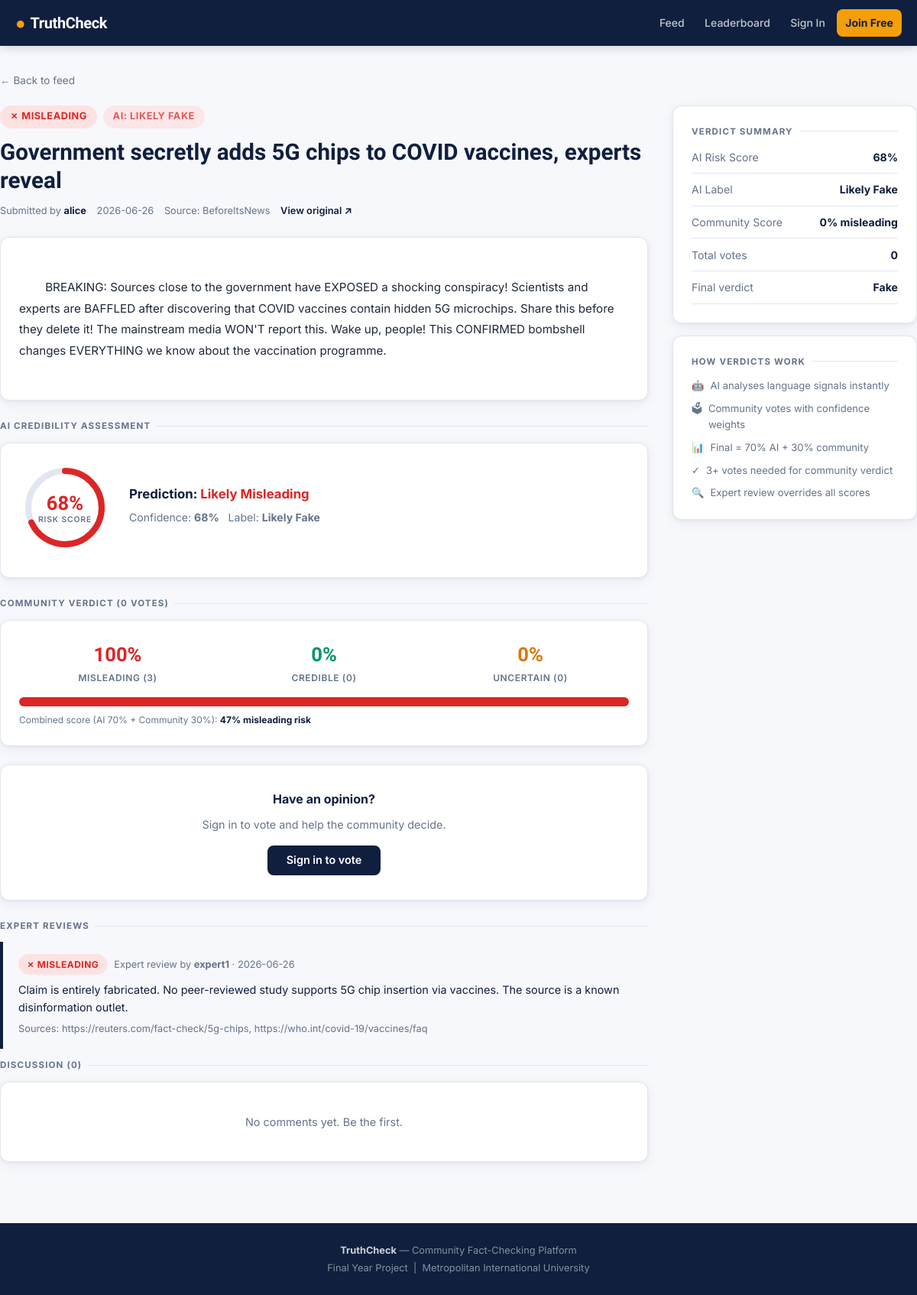
The app's page /article/1 with its own data.
### tables this page shows
CREATE TABLE articles (
    id INTEGER PRIMARY KEY AUTOINCREMENT,
    title TEXT NOT NULL,
    content TEXT NOT NULL,
    url TEXT,
    source TEXT,
    submitted_by INTEGER REFERENCES users(id),
    nlp_score REAL DEFAULT 0.0,
    nlp_label TEXT DEFAULT 'unverified',
    community_score REAL DEFAULT 0.0,
    final_verdict TEXT DEFAULT 'pending',
    vote_count INTEGER DEFAULT 0,
    flag_count INTEGER DEFAULT 0,
    created_at TIMESTAMP DEFAULT CURRENT_TIMESTAMP
);

CREATE TABLE users (
    id INTEGER PRIMARY KEY AUTOINCREMENT,
    username TEXT UNIQUE NOT NULL,
    email TEXT UNIQUE NOT NULL,
    password_hash TEXT NOT NULL,
    role TEXT DEFAULT 'user',
    reputation INTEGER DEFAULT 0,
    created_at TIMESTAMP DEFAULT CURRENT_TIMESTAMP
);

CREATE TABLE expert_reviews (
    id INTEGER PRIMARY KEY AUTOINCREMENT,
    article_id INTEGER REFERENCES articles(id),
    reviewer_id INTEGER REFERENCES users(id),
    verdict TEXT NOT NULL,
    explanation TEXT,
    evidence_links TEXT,
    created_at TIMESTAMP DEFAULT CURRENT_TIMESTAMP
);

### app/routes.py (the view)
@main.route('/article/<int:article_id>')
def article(article_id):
    db = get_db()
    art = db.execute('''
        SELECT a.*, u.username as submitter
        FROM articles a LEFT JOIN users u ON a.submitted_by=u.id
        WHERE a.id=?
    ''', (article_id,)).fetchone()
    if not art:
        flash('Article not found.', 'error')
        return redirect(url_for('main.index'))
    votes = db.execute('''
        SELECT v.*, u.username FROM votes v JOIN users u ON v.user_id=u.id
        WHERE v.article_id=?
    ''', (article_id,)).fetchall()
    comments = db.execute('''
        SELECT c.*, u.username FROM comments c JOIN users u ON c.user_id=u.id
        WHERE c.article_id=? ORDER BY c.created_at
    ''', (article_id,)).fetchall()
    expert_reviews = db.execute('''
        SELECT er.*, u.username FROM expert_reviews er
        JOIN users u ON er.reviewer_id=u.id WHERE er.article_id=?
    ''', (article_id,)).fetchall()
    user_vote = None
    if 'user_id' in session:
        user_vote = db.execute('SELECT * FROM votes WHERE article_id=? AND user_id=?',
                               (article_id, session['user_id'])).fetchone()
    vote_summary = _vote_summary(votes)
    return render_template('article.html', art=art, votes=votes, comments=comments,
                           expert_reviews=expert_reviews,
                           user_vote=user_vote, vote_summary=vote_summary)

### app/templates/article.html (shortened to what this page needs)
{% extends 'base.html' %}
{% block content %}
<div class="container page">
  <div style="margin-bottom:1.25rem">
    <a href="{{ url_for('main.index') }}" style="font-size:.85rem;color:var(--muted);display:inline-flex;align-items:center;gap:.3rem">
      ← Back to feed
    </a>
  </div>
  <div class="two-col">
    <div>
      <div style="margin-bottom:1.5rem">
        <div style="display:flex;flex-wrap:wrap;gap:.5rem;margin-bottom:.85rem;align-items:center">
          <span class="badge badge-{{ art.final_verdict }}" style="font-size:.8rem;padding:.3rem .8rem">
            {% if art.final_verdict == 'fake' %}✗ Misleading
            {% elif art.final_verdict == 'real' %}✓ Credible
            {% else %}⚠ {{ art.final_verdict|title }}{% endif %}
          </span>
          <span class="badge badge-{{ art.nlp_label }}" style="opacity:.75;font-size:.8rem;padding:.3rem .8rem">
            AI: {{ art.nlp_label.replace('_',' ')|title }}
          </span>
        </div>
        <h1 style="font-family:var(--display);font-size:clamp(1.25rem,3.5vw,1.85rem);font-weight:800;line-height:1.25;color:var(--navy);margin-bottom:.65rem">
          {{ art.title }}
        </h1>
        <div style="display:flex;flex-wrap:wrap;gap:.3rem .85rem;font-size:.8rem;color:var(--muted);align-items:center">
          <span>Submitted by <strong style="color:var(--text)">{{ art.submitter or 'anonymous' }}</strong></span>
          <span>{{ art.created_at[:10] if art.created_at else '' }}</span>
          {% if art.source %}<span>Source: {{ art.source }}</span>{% endif %}
          {% if art.url %}<a href="{{ art.url }}" target="_blank" style="color:var(--navy);font-weight:600">View original ↗</a>{% endif %}
        </div>
      </div>
      <div class="card" style="margin-bottom:1.5rem;line-height:1.8;color:#1e293b;font-size:.95rem;white-space:pre-wrap">
        {{ art.content }}
      </div>
      <div class="section-label">AI Credibility Assessment</div>
      <div class="card" style="margin-bottom:1.5rem">
        <div style="display:flex;gap:1.5rem;align-items:center;flex-wrap:wrap">
          <div class="meter-wrap">
            {% set pct = (art.nlp_score * 100)|int %}
            {% set r = 48 %}
            {% set circ = 2 * 3.14159 * r %}
            {% set offset = circ * (1 - art.nlp_score) %}
            {% if art.nlp_score >= 0.6 %}{% set mcol = '#DC2626' %}
            {% elif art.nlp_score >= 0.35 %}{% set mcol = '#D97706' %}
            {% else %}{% set mcol = '#059669' %}{% endif %}
            <div class="meter-container">
              <svg class="meter-svg" width="120" height="120" viewBox="0 0 120 120">
                <circle class="meter-track" cx="60" cy="60" r="{{ r }}"/>
                <circle class="meter-fill"
                  cx="60" cy="60" r="{{ r }}"
                  stroke="{{ mcol }}"
                  stroke-dasharray="{{ circ }}"
                  stroke-dashoffset="{{ offset }}"/>
              </svg>
              <div class="meter-center">
                <span class="meter-pct" style="color:{{ mcol }}">{{ pct }}%</span>
                <span class="meter-sub">risk score</span>
              </div>
            </div>
          </div>
          <div style="flex:1;min-width:200px">
            <div style="font-size:1.05rem;font-weight:700;margin-bottom:.4rem">
              Prediction:
              <span class="{% if art.nlp_score >= 0.6 %}text-danger{% elif art.nlp_score >= 0.35 %}text-warn{% else %}text-safe{% endif %}">
                {% if art.nlp_score >= 0.6 %}Likely Misleading
                {% elif art.nlp_score >= 0.35 %}Needs Verification
                {% else %}Likely Credible{% endif %}
              </span>
            </div>
            <div style="font-size:.88rem;color:var(--muted);margin-bottom:.85rem">
              Confidence: <strong>{{ (100 - pct) if art.nlp_score < 0.5 else pct }}%</strong>
              &nbsp;&nbsp;Label: <strong>{{ art.nlp_label.replace('_',' ')|title }}</strong>
            </div>
              {% set features = [
                ('Clickbait language','fill-danger'),
                ('Source credibility','fill-safe'),
                ('Hedge words','fill-warn'),
                ('Verifiable quotes','fill-safe'),
              ] %}
          </div>
        </div>
      </div>
      <div class="section-label">Community Verdict ({{ art.vote_count }} vote{{ 's' if art.vote_count != 1 }})</div>
      {% if vote_summary.total > 0 %}
      <div class="card" style="margin-bottom:1.5rem">
        <div style="display:grid;grid-template-columns:repeat(3,1fr);gap:.75rem;margin-bottom:1rem;text-align:center">
          <div>
            <div style="font-family:var(--display);font-size:1.6rem;font-weight:800;color:var(--danger)">{{ vote_summary.fake_pct }}%</div>
            <div style="font-size:.75rem;color:var(--muted);font-weight:600;text-transform:uppercase;letter-spacing:.05em">Misleading ({{ vote_summary.fake }})</div>
          </div>
          <div>
            <div style="font-family:var(--display);font-size:1.6rem;font-weight:800;color:var(--safe)">{{ vote_summary.real_pct }}%</div>
            <div style="font-size:.75rem;color:var(--muted);font-weight:600;text-transform:uppercase;letter-spacing:.05em">Credible ({{ vote_summary.real }})</div>
          </div>
          <div>
            <div style="font-family:var(--display);font-size:1.6rem;font-weight:800;color:var(--warn)">{{ vote_summary.unsure_pct }}%</div>
            <div style="font-size:.75rem;color:var(--muted);font-weight:600;text-transform:uppercase;letter-spacing:.05em">Uncertain ({{ vote_summary.unsure }})</div>
          </div>
        </div>
        <div class="split-bar">
          <div class="split-bar-seg" style="width:{{ vote_summary.fake_pct }}%;background:var(--danger)"></div>
        </div>
        <div style="font-size:.75rem;color:var(--muted);margin-top:.5rem">
          Combined score (AI 70% + Community 30%):
          <strong style="color:var(--text)">
            {{ ((art.nlp_score * 0.7 + art.community_score * 0.3) * 100)|int }}% misleading risk
          </strong>
        </div>
      </div>
      {% endif %}
      {% if session.user_id %}
      <div class="card" style="margin-bottom:1.5rem">
        <div style="font-weight:700;font-size:.95rem;margin-bottom:1rem">
          {% if user_vote %}Update your vote{% else %}Cast your vote{% endif %}
        </div>
        <form method="POST" action="{{ url_for('main.vote', article_id=art.id) }}">
          <input type="hidden" name="vote" id="vote-input" value="{{ user_vote.vote if user_vote else '' }}">
          <div class="vote-cards">
            <div class="vote-card {% if user_vote and user_vote.vote=='fake' %}active-fake{% endif %}" data-vote="fake">
              <span class="vc-icon">✗</span>
              <span class="vc-label">Misleading</span>
            </div>
            <div class="vote-card {% if user_vote and user_vote.vote=='real' %}active-real{% endif %}" data-vote="real">
              <span class="vc-icon">✓</span>
              <span class="vc-label">Credible</span>
            </div>
            <div class="vote-card {% if user_vote and user_vote.vote=='unsure' %}active-unsure{% endif %}" data-vote="unsure">
              <span class="vc-icon">⚠</span>
              <span class="vc-label">Needs Review</span>
            </div>
          </div>
          <div class="form-group">
            <label class="form-label">Confidence level — <span id="conf-val">{{ user_vote.confidence if user_vote else 3 }}/5</span></label>
            <input type="range" name="confidence" min="1" max="5"
                   value="{{ user_vote.confidence if user_vote else 3 }}"
                   oninput="document.getElementById('conf-val').textContent=this.value+'/5'"
                   style="width:100%;accent-color:var(--navy)">
          </div>
          <div class="form-group">
            <label class="form-label">Evidence or reason (optional)</label>
            <input class="form-control" type="text" name="reason"
                   placeholder="Share a source or explain your reasoning..."
                   value="{{ user_vote.reason if user_vote else '' }}">
          </div>
          <button type="submit" class="btn btn-primary">Submit vote</button>
        </form>
      </div>
      {% else %}
      <div class="card" style="text-align:center;padding:2rem;margin-bottom:1.5rem">
        <div style="font-weight:700;margin-bottom:.5rem">Have an opinion?</div>
        <div style="font-size:.9rem;color:var(--muted);margin-bottom:1rem">Sign in to vote and help the community decide.</div>
        <a href="{{ url_for('auth.login') }}" class="btn btn-primary">Sign in to vote</a>
      </div>
      {% endif %}
      {% if expert_reviews %}
      <div class="section-label">Expert Reviews</div>
      {% for er in expert_reviews %}
      <div class="expert-card">
        <div style="display:flex;align-items:center;gap:.6rem;margin-bottom:.5rem;flex-wrap:wrap">
          <span class="badge badge-{{ er.verdict }}">
            {% if er.verdict=='fake' %}✗ Misleading{% elif er.verdict=='real' %}✓ Credible{% else %}⚠ {{ er.verdict|title }}{% endif %}
          </span>
          <span style="font-size:.8rem;color:var(--muted)">Expert review by <strong>{{ er.username }}</strong> · {{ er.created_at[:10] if er.created_at else '' }}</span>
        </div>
        <p style="font-size:.9rem;margin-bottom:.4rem">{{ er.explanation }}</p>
        {% if er.evidence_links %}
        <div style="font-size:.8rem;color:var(--muted)">Sources: {{ er.evidence_links }}</div>
        {% endif %}
      </div>
      {% endfor %}
      {% endif %}
      <div class="section-label">Discussion ({{ comments|length }})</div>
      <div class="card" style="margin-bottom:1rem">
        {% if comments %}
          {% for c in comments %}
          <div class="comment">
            <div class="comment-meta">
              <span class="comment-avatar">{{ c.username[0].upper() }}</span>
              <strong style="color:var(--text)">{{ c.username }}</strong>
              <span>{{ c.created_at[:10] if c.created_at else '' }}</span>
            </div>
            <div class="comment-body">{{ c.content }}</div>
          </div>
          {% endfor %}
        {% else %}
          <div style="padding:1rem 0;text-align:center;color:var(--muted);font-size:.9rem">No comments yet. Be the first.</div>
        {% endif %}
      </div>
    </div>
    <div class="sidebar-sticky">
      <div class="card" style="margin-bottom:1rem">
        <div class="section-label" style="margin-bottom:.85rem">Verdict summary</div>
        <div style="display:flex;flex-direction:column;gap:.65rem">
          {% for label,val in [
            ('AI Risk Score', (art.nlp_score*100)|int|string + '%'),
            ('AI Label', art.nlp_label.replace('_',' ')|title),
            ('Community Score', (art.community_score*100)|int|string + '% misleading'),
            ('Total votes', art.vote_count|string),
            ('Final verdict', art.final_verdict|title),
          ] %}
          <div style="display:flex;justify-content:space-between;align-items:center;font-size:.88rem;padding-bottom:.55rem;border-bottom:1px solid var(--border)">
            <span style="color:var(--muted)">{{ label }}</span>
            <strong>{{ val }}</strong>
          </div>
          {% endfor %}
        </div>
      </div>
      <div class="card">
        <div class="section-label" style="margin-bottom:.75rem">How verdicts work</div>
        <ul style="font-size:.82rem;color:var(--muted);display:flex;flex-direction:column;gap:.55rem">
          <li style="display:flex;gap:.5rem"><span>🤖</span><span>AI analyses language signals instantly</span></li>
          <li style="display:flex;gap:.5rem"><span>🗳</span><span>Community votes with confidence weights</span></li>
          <li style="display:flex;gap:.5rem"><span>📊</span><span>Final = 70% AI + 30% community</span></li>
          <li style="display:flex;gap:.5rem"><span>✓</span><span>3+ votes needed for community verdict</span></li>
          <li style="display:flex;gap:.5rem"><span>🔍</span><span>Expert review overrides all scores</span></li>
        </ul>
      </div>
    </div>
  </div>
</div>
{% endblock %}

### records on screen
articles: nlp_label.replace "LIKELY FAKE", title "Government secretly adds 5G chips to COVID vaccines, experts reveal", created_at "2026-06-26", source "BeforeItsNews", content "BREAKING: Sources close to the government have EXPOSED a shocking conspiracy! Scientists and experts are BAFFLED after discovering that COVID vaccines contain hidden 5G microchips. Share this before they delete it! The mainstream media WON'T report this. Wake up, people! This CONFIRMED bombshell changes EVERYTHING we know about the vaccination programme.", (100-pct)ifart.nlp_score<0.5elsepct "68", nlp_label.replace "Likely Fake", vote_count "0", vote_count "S", nlp_score+community_score "47"
users: username "alice"
expert_reviews: verdict "✗ MISLEADING", username "expert1", created_at "2026-06-26", explanation "Claim is entirely fabricated. No peer-reviewed study supports 5G chip insertion via vaccines. The source is a known disinformation outlet.", evidence_links "https://reuters.com/fact-check/5g-chips, https://who.int/covid-19/vaccines/faq"

### other values on screen
{{ pct }} "68"
{{ vote_summary.fake_pct }} "100"
{{ vote_summary.fake }} "3"
{{ vote_summary.real_pct }} "0"
{{ vote_summary.real }} "0"
{{ vote_summary.unsure_pct }} "0"
{{ vote_summary.unsure }} "0"
{{ comments|length }} "0"
{{ label }} "AI Risk Score" "AI Label" "Community Score" "Total votes" "Final verdict"
{{ val }} "68%" "Likely Fake" "0% misleading" "0" "Fake"
